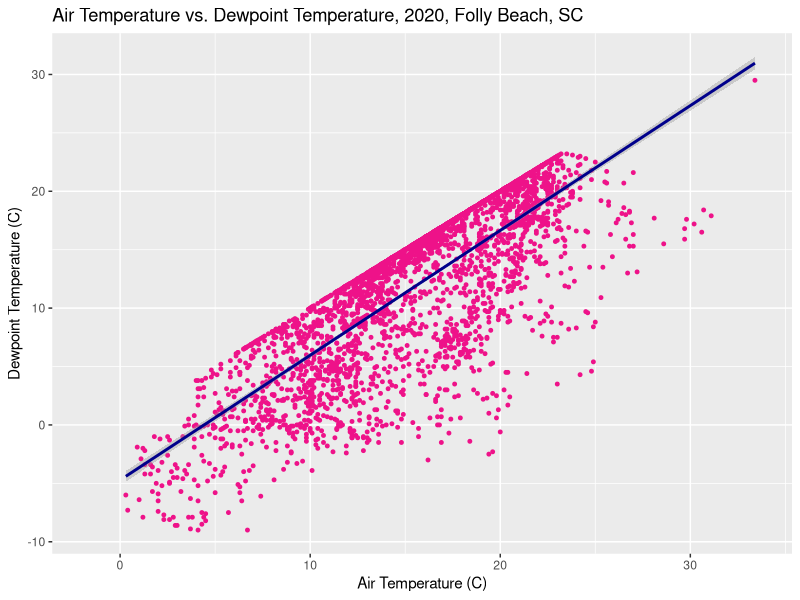
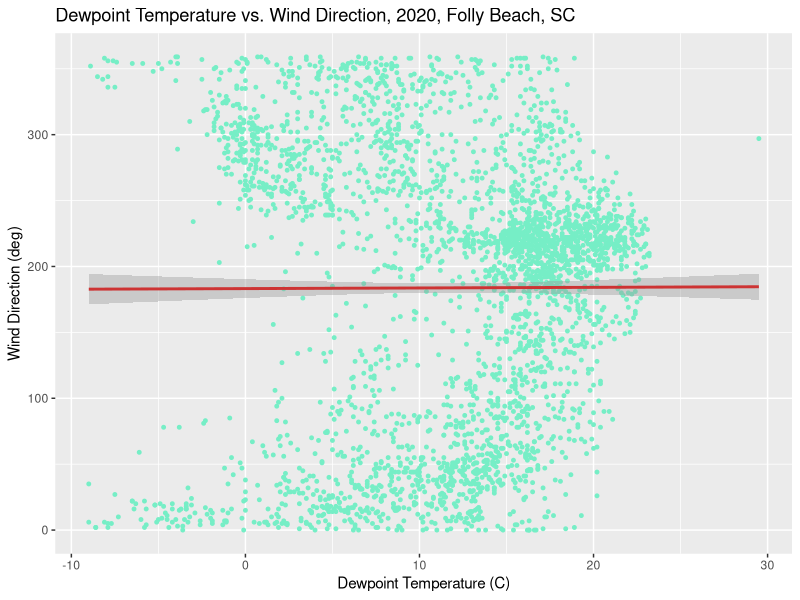
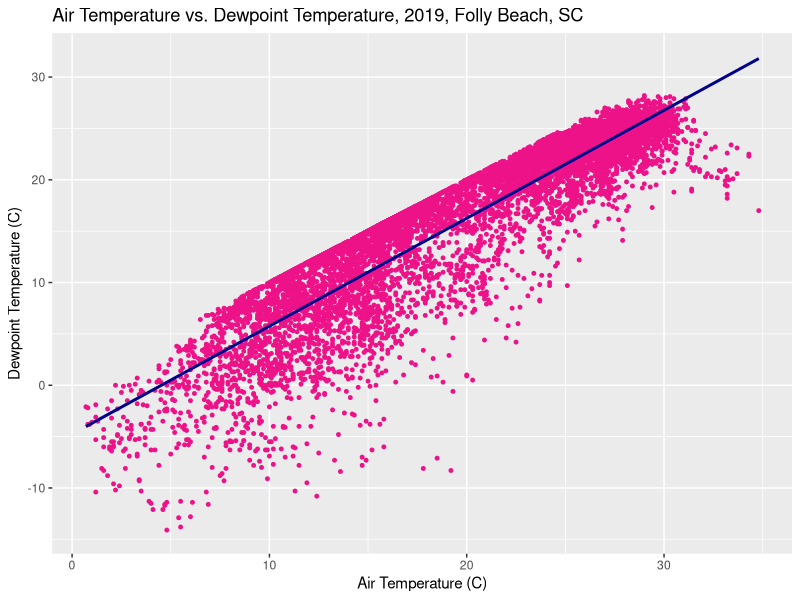
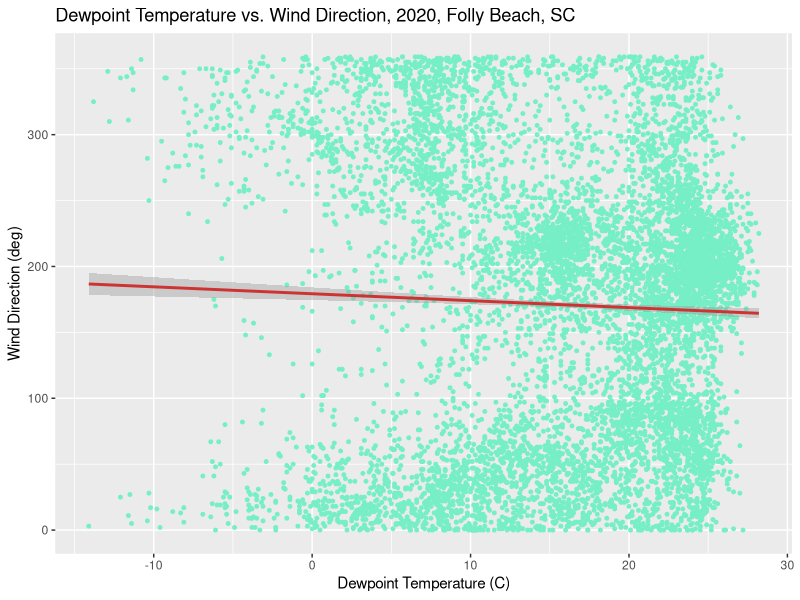
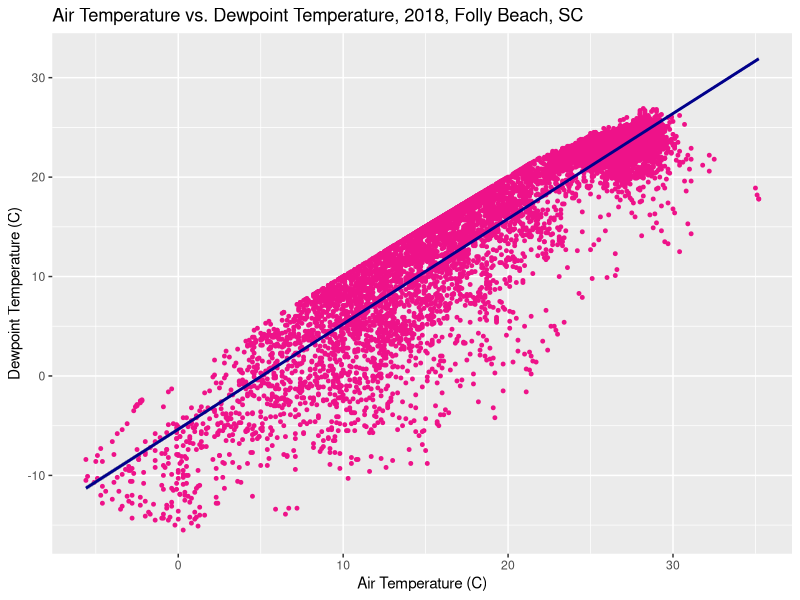
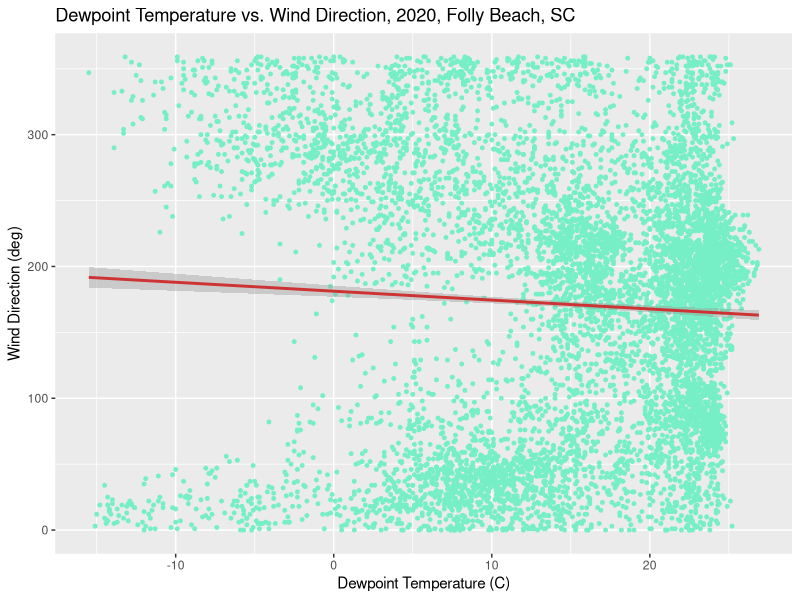
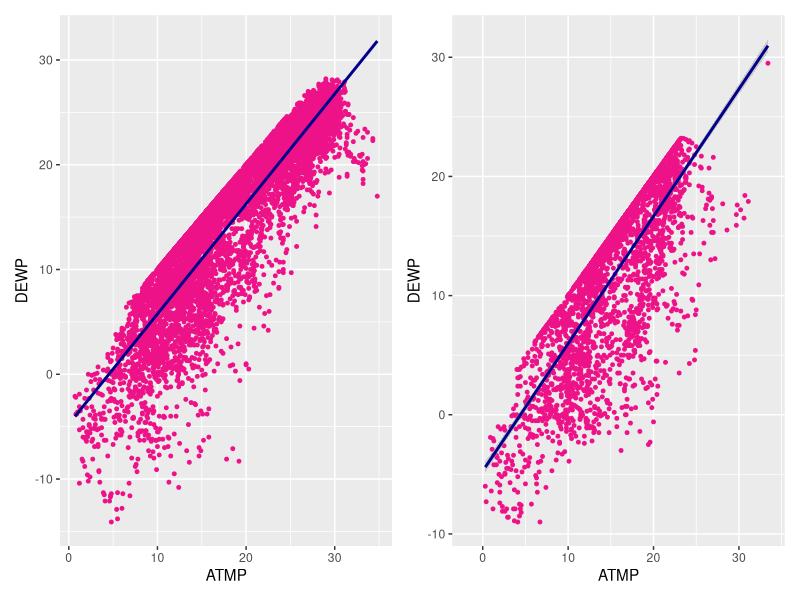

Write R code to recreate these figures, in order.
library(dplyr)
library(ggplot2)
library(patchwork)

dat <- read.csv("./data/2020csv.txt", header = TRUE)
dat <- apply(dat, 2, function(x) ifelse(x == 99 | x == 999, NA, x))
summary(dat)

northness <- cos(dat["WDIR"])
eastness <- sin(dat["WDIR"])

plot1 <- ggplot(dat, aes(ATMP,DEWP)) + geom_point(col='deeppink2',size=1) +
  geom_smooth(method='lm',col='blue4')
plot1 + labs(title="Air Temperature vs. Dewpoint Temperature, 2020, Folly Beach, SC",
             x="Air Temperature (C)",y="Dewpoint Temperature (C)")

plot2 <- ggplot(dat, aes(DEWP,WDIR)) + geom_point(col='aquamarine2',size=1) +
  geom_smooth(method='lm',col='brown3')
plot2 + labs(title="Dewpoint Temperature vs. Wind Direction, 2020, Folly Beach, SC",
             y="Wind Direction (deg)",x='Dewpoint Temperature (C)')


dat2 <- read.csv("./data/2019csv.txt", header = TRUE)
dat2 <- apply(dat2, 2, function(x) ifelse(x == 99 | x == 999, NA, x))

summary(dat2)
plot3 <- ggplot(dat2, aes(ATMP,DEWP)) + geom_point(col='deeppink2',size=1) +
  geom_smooth(method='lm',col='blue4')
plot3 + labs(title="Air Temperature vs. Dewpoint Temperature, 2019, Folly Beach, SC",
             x="Air Temperature (C)",y="Dewpoint Temperature (C)")

plot4 <- ggplot(dat2, aes(DEWP,WDIR)) + geom_point(col='aquamarine2',size=1) +
  geom_smooth(method='lm',col='brown3')
plot4 + labs(title="Dewpoint Temperature vs. Wind Direction, 2020, Folly Beach, SC",
             y="Wind Direction (deg)",x='Dewpoint Temperature (C)')


dat <- read.csv("./data/2018csv.txt", header = TRUE)
dat <- apply(dat, 2, function(x) ifelse(x == 99 | x == 999, NA, x))

summary(dat)
plot5 <- ggplot(dat, aes(ATMP,DEWP)) + geom_point(col='deeppink2',size=1) +
  geom_smooth(method='lm',col='blue4')
plot5 + labs(title="Air Temperature vs. Dewpoint Temperature, 2018, Folly Beach, SC",
             x="Air Temperature (C)",y="Dewpoint Temperature (C)")

plot6 <- ggplot(dat, aes(DEWP,WDIR)) + geom_point(col='aquamarine2',size=1) +
  geom_smooth(method='lm',col='brown3')
plot6 + labs(title="Dewpoint Temperature vs. Wind Direction, 2020, Folly Beach, SC",
             y="Wind Direction (deg)",x='Dewpoint Temperature (C)')

plot3 + plot1
